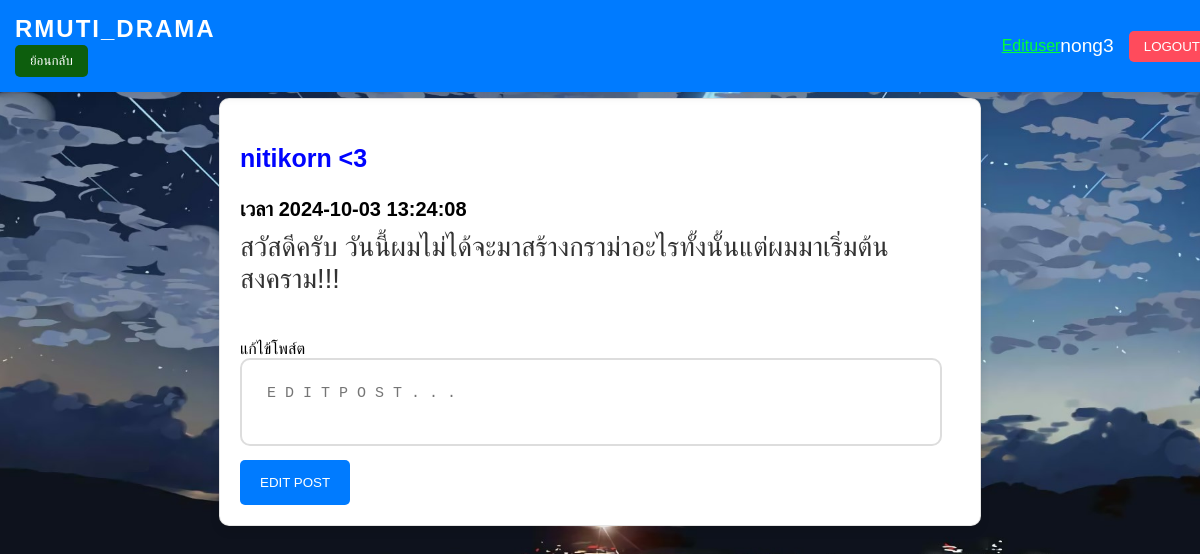
The app's page /edit.php?post_id=129 (signed in) with its own data.
### tables this page shows
CREATE TABLE `posts` (
  `postid` int(11) NOT NULL,
  `text` text NOT NULL,
  `date` datetime DEFAULT current_timestamp(),
  `userid` int(11) NOT NULL
);

CREATE TABLE `users` (
  `userid` int(11) NOT NULL,
  `firstname` varchar(255) DEFAULT NULL,
  `lastname` varchar(255) DEFAULT NULL,
  `email` varchar(255) DEFAULT NULL,
  `password` varchar(255) DEFAULT NULL,
  `privilege` int(1) NOT NULL,
  `username` varchar(50) NOT NULL
);

### edit.php (the view, shortened to what this page needs)
<!DOCTYPE html>
<html lang="en">
<head>
    <?php
    if(isset($_SESSION['username'])){
        $username = $_SESSION['username'];
    }
    else{
        session_destroy();
        header("Refresh: 3; URL=login.php ");
    }
        $servername = "localhost";
        $db_username = "root";
        $db_password = "";
        $dbname = "webboardd";
        $conn = new mysqli($servername, $db_username, $db_password, $dbname);
        mysqli_query($conn, "set NAMES utf8");
        mysqli_query($conn, "set character set utf8");
        mysqli_set_charset($conn, "utf8");
        $postid = @$_REQUEST['post_id'];
    ?>
    <link rel="stylesheet" href="stylemain.css?v=<?=time()?>">
    <div class="header">
        <div class="site-name">RMUTI_DRAMA
            <form method="POST">
                <button class="" type="submit" name="main">ย้อนกลับ</button>
            </form>
        </div>
        <div class="user-section">
            <a  href="useredit.php">Edituser</a>
            <span><?php echo htmlspecialchars($username); ?></span>
            <form method="POST">
                <button type="submit" name="logout">LOGOUT</button>
            </form>
        </div>
    </div>
    <br>
</head>
<body>
    <?php
        if(isset($postid)){
            $get_posts = $conn->prepare("SELECT p.postid, p.text, p.date, u.username, u.userid FROM posts p JOIN users u ON p.userid = u.userid WHERE p.postid = ?  ORDER BY p.date DESC");
            $get_posts->bind_param("i", $postid);
            $get_posts->execute();
            $get_posts = $get_posts->get_result();
            $get_posts = $get_posts->fetch_assoc();
            $post_text = htmlspecialchars($get_posts['text']);
            $post_date = $get_posts['date'];
            $post_user = htmlspecialchars($get_posts['username']);
        ?>
        <div class="post-item">
            <div class="post-header">
                <h3><?php echo $post_user," <3"; ?></h3> เวลา <span><?php echo $post_date; ?></span>
            </div>
            <div class="post-body">
                <p><?php echo $post_text; ?></p>
            </div>
            <br>
            <span>แก้ไข้โพส์ต</span>
            <div class="add-comment">
                <form method="POST">
                    <textarea name="editpost" placeholder="E D I T P O S T . . ." required></textarea>
                    <button type="submit" name="editpostbutton" class="delete">EDIT POST</button>
                </form>
            </div>
        <?php
            }
        ?>
</body>
</html>

### stylemain.css (style rules this page uses)
body { background-image: url("images/a84x.jpg"); margin: 0; padding-top: 80px; font-family: 'Arial', sans-serif; background-attachment: fixed; background-size: cover; background-position: center; }
.header { background-color: #007bff; color: white; padding: 15px 15px; display: flex; justify-content: space-between; align-items: center; box-shadow: 0 4px 10px rgba(0, 0, 0, 0.1); position: fixed; top: 0; left: 0; width: 100%; z-index: 1000; }
.header .site-name { font-size: 1.5em; font-weight: bold; letter-spacing: 2px; }
.header .user-section { display: flex; align-items: center; }
.header .user-section a { color: #00ff37; }
.header .user-section span { margin-right: 15px; font-size: 1.2em; }
.header .user-section button { padding: 8px 15px; background-color: #ff4b5c; color: white; border: none; border-radius: 5px; cursor: pointer; transition: background-color 0.3s ease; }
.header button { padding: 8px 15px; background-color: #0d5e0d; color: white; border: none; border-radius: 5px; cursor: pointer; transition: background-color 0.3s ease; }
.post, .post-item { background-color: #ffffff; border-radius: 10px; box-shadow: 0 5px 10px rgba(0, 0, 0, 0.1); padding: 20px; margin-bottom: 30px; border: 1px solid rgba(0, 0, 0, 0.1); width: 60%; margin: 0 auto; }
.post-item span { color: #000000; }
.post-header { font-size: 20px; font-weight: bold; color: #000000; }
.post-header h3 { font-size: 25px; font-weight: bold; color: #0004ff; }
.post-body p { font-size: 1.7em; margin-top: 10px; color: #333; }
.add-comment textarea { width: 90%; padding: 25px; font-size: 15px; border-radius: 10px; border: 2px solid #ddd; margin-bottom: 10px; resize: none; }
.add-comment button { padding: 15px 20px; background-color: #007bff; color: white; border: none; border-radius: 5px; cursor: pointer; transition: background-color 0.3s ease; }

### records on screen
posts: userid.username "nitikorn", date "2024-10-03 13:24:08", text "สวัสดีครับ วันนี้ผมไม่ได้จะมาสร้างกราม่าอะไรทั้งนั้นแต่ผมมาเริ่มต้นสงคราม!!!"

### other values on screen
$username "nong3"
